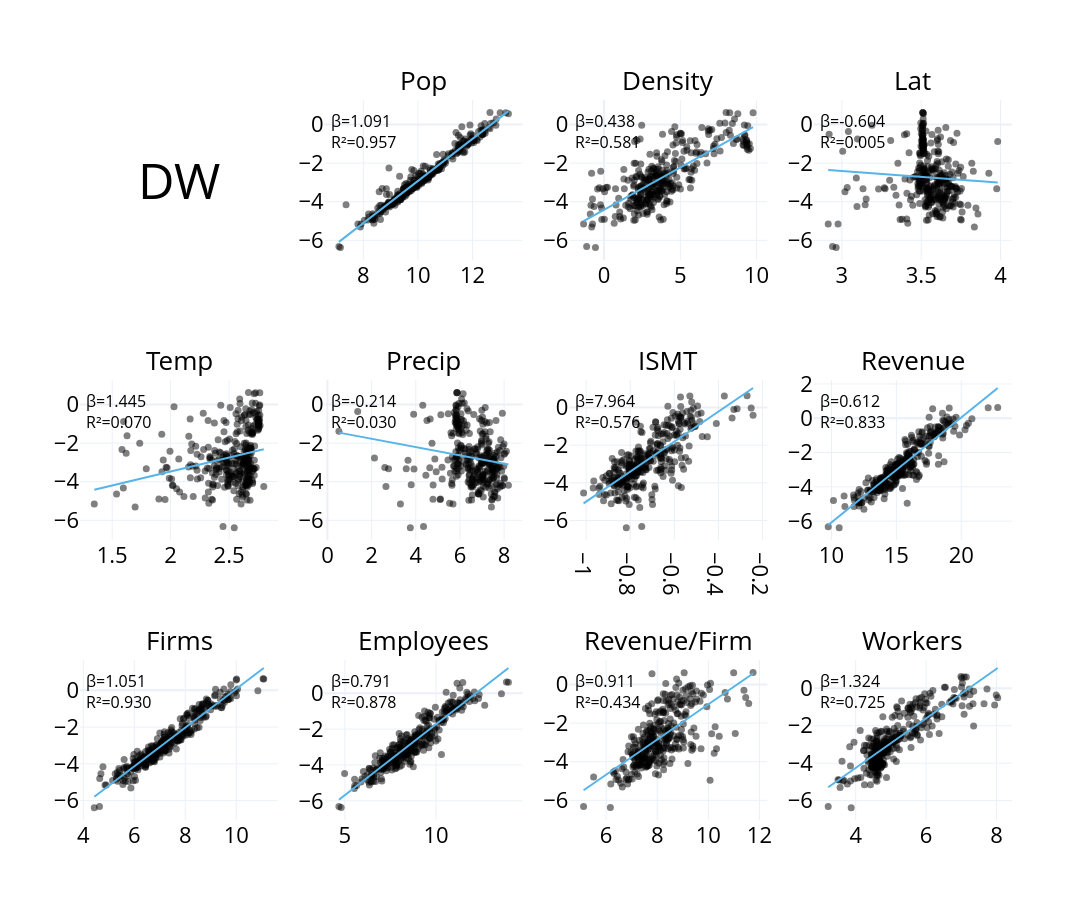
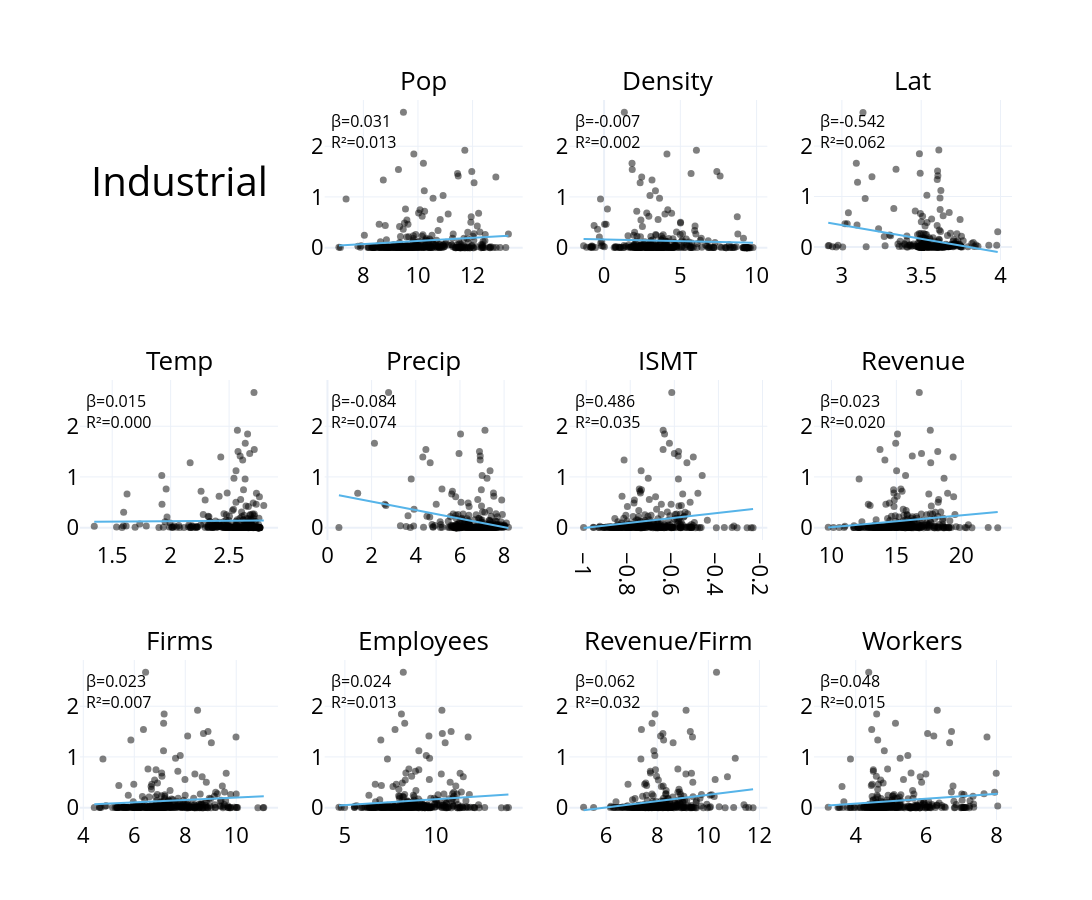
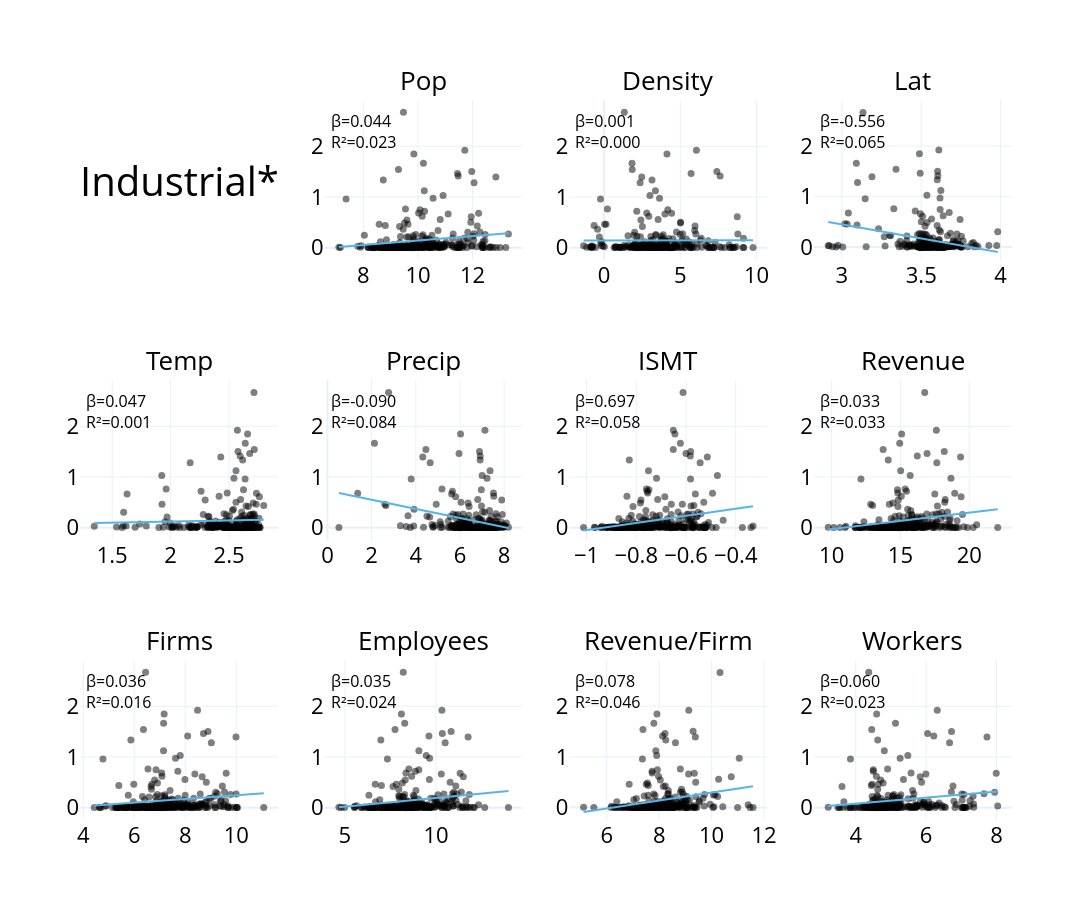
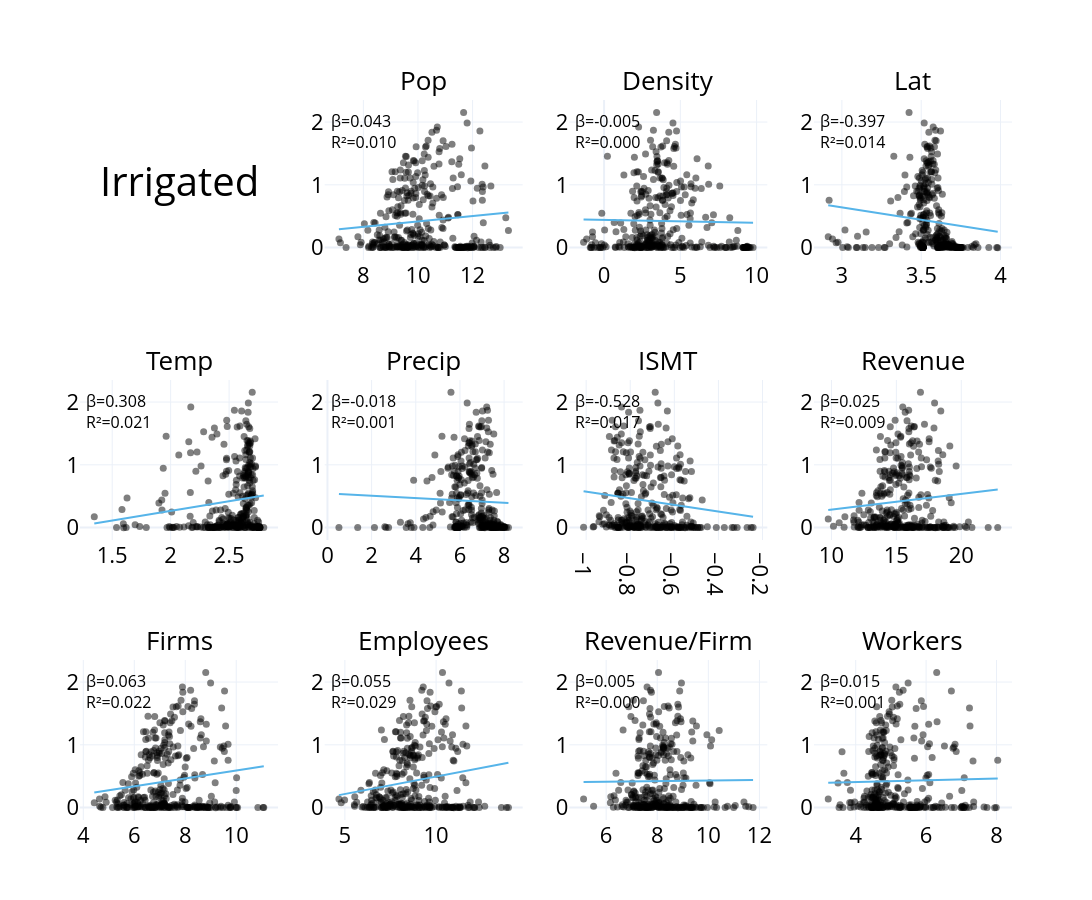

Notebook cell for these charts, in order:
### Code cell
# YA, AHORA SÍ SOLO LOS GRAFICOS LOG LOG EXPLORATORIOS PARA 2017 CON DATOS DE DF_MODEL2

# Variables en el orden solicitado
vars_x = [
    'Log_Pop', 'Log_Density', 'Log_Latitude',
    'Log_temp', 'Log_precip', 'Log_ismt', 'Log_Revenue',
    'Log_Firms', 'Log_Employees', 'Log_Rev_firm',
    'Log_Workers'
]

titles = ["", "Pop", "Density", "Lat",
          "Temp", "Precip", "ISMT", "Revenue",
          "Firms", "Employees", "Revenue/Firm",
          "Workers"]

# DW

# Crear figura 3x4
fig = make_subplots(
    rows=3,
    cols=4,
    subplot_titles=titles
)

# --- Celda (1,1): solo texto DW ---
fig.add_annotation(
    text="DW",
    xref="x1", yref="y1",
    x=0.5, y=0.5,
    showarrow=False,
    font=dict(size=50)
)
# Desactivar ejes de (1,1)
fig.update_xaxes(visible=False, row=1, col=1)
fig.update_yaxes(visible=False, row=1, col=1)

# --- Agregar los 11 subplots con scatter + OLS ---
row, col = 1, 2  # Empezamos en 1,2 porque 1,1 ya está ocupada

for v in vars_x:

    # 1. generar scatter + OLS temporal con px
    fig_temp = px.scatter(
        df_model2,
        x=v,
        y="Log_DW",
        trendline="ols",
        hover_data=["nom_com"]
    )

    # -------- puntos --------
    fig.add_trace(
        go.Scatter(
            x=fig_temp.data[0].x,
            y=fig_temp.data[0].y,
            mode='markers',
            marker=dict(color='black', size=7, opacity=0.5),
            hoverinfo='text',
            hovertext=df_model2['nom_com']
        ),
        row=row, col=col
    )

    # -------- línea OLS (data[1]) --------
    fig.add_trace(
        go.Scatter(
            x=fig_temp.data[1].x,
            y=fig_temp.data[1].y,
            mode='lines',
            line=dict(color='#56B4E9',width=2),
            showlegend=False
        ),
        row=row, col=col
    )
    # Obtener OLS
    results = px.get_trendline_results(fig_temp).iloc[0]["px_fit_results"]
    slope = results.params[1]
    r2 = results.rsquared

    # Calcular número real del eje
    axis_index = (row - 1) * 4 + col   # 1..12

    # Agregar anotación dentro del subplot correcto
    fig.add_annotation(
        x=0.02, y=0.95,
        xref=f"x{axis_index} domain",
        yref=f"y{axis_index} domain",
        text=f"β={slope:.3f}<br>R²={r2:.3f}",
        showarrow=False,
        font=dict(size=16),
        align="left"
    )

    # mover puntero del grid
    col += 1
    if col == 5:
        col = 1
        row += 1

# Layout general
fig.update_layout(
    height=900,
    width=1600,
    template="plotly_white",
    font=dict(size=22, color='black'),
    showlegend=False
)

# Cambiar tamaño del font SOLO de los subtítulos de los subplots
for ann in fig.layout.annotations:
    if ann.text in titles:     # titles es tu lista original con los nombres
        ann.font.size = 26     # ajusta el tamaño que quieras


fig.show()

# Industrial

# Crear figura 3x4
fig2 = make_subplots(
    rows=3,
    cols=4,
    subplot_titles=titles
)

# --- Celda (1,1): solo texto  ---
fig2.add_annotation(
    text="Industrial",
    xref="x1", yref="y1",
    x=0.5, y=0.5,
    showarrow=False,
    font=dict(size=40)
)
# Desactivar ejes de (1,1)
fig2.update_xaxes(visible=False, row=1, col=1)
fig2.update_yaxes(visible=False, row=1, col=1)

# --- Agregar los 11 subplots con scatter + OLS ---
row, col = 1, 2  # Empezamos en 1,2 porque 1,1 ya está ocupada

for v in vars_x:

    # 1. generar scatter + OLS temporal con px
    fig_temp = px.scatter(
        df_model2,
        x=v,
        y="Log_Industrial",
        trendline="ols",
        hover_data=["nom_com"]
    )

    # -------- puntos --------
    fig2.add_trace(
        go.Scatter(
            x=fig_temp.data[0].x,
            y=fig_temp.data[0].y,
            mode='markers',
            marker=dict(color='black', size=7, opacity=0.5),
            hoverinfo='text',
            hovertext=df_model2['nom_com']
        ),
        row=row, col=col
    )

    # -------- línea OLS (data[1]) --------
    fig2.add_trace(
        go.Scatter(
            x=fig_temp.data[1].x,
            y=fig_temp.data[1].y,
            mode='lines',
            line=dict(color='#56B4E9',width=2),
            showlegend=False
        ),
        row=row, col=col
    )

    # Obtener OLS
    results = px.get_trendline_results(fig_temp).iloc[0]["px_fit_results"]
    slope = results.params[1]
    r2 = results.rsquared

    # Calcular número real del eje
    axis_index = (row - 1) * 4 + col   # 1..12

    # Agregar anotación dentro del subplot correcto
    fig2.add_annotation(
        x=0.02, y=0.95,
        xref=f"x{axis_index} domain",
        yref=f"y{axis_index} domain",
        text=f"β={slope:.3f}<br>R²={r2:.3f}",
        showarrow=False,
        font=dict(size=16),
        align="left"
    )

    # mover puntero del grid
    col += 1
    if col == 5:
        col = 1
        row += 1

# Layout general
fig2.update_layout(
    height=900,
    width=1600,
    template="plotly_white",
    font=dict(size=22, color='black'),
    showlegend=False
)

# Cambiar tamaño del font SOLO de los subtítulos de los subplots
for ann in fig2.layout.annotations:
    if ann.text in titles:     # titles es tu lista original con los nombres
        ann.font.size = 26     # ajusta el tamaño que quieras


fig2.show()


# Industrial sin ceros

# Crear figura 3x4
fig22 = make_subplots(
    rows=3,
    cols=4,
    subplot_titles=titles
)

# --- Celda (1,1): solo texto  ---
fig22.add_annotation(
    text="Industrial*",
    xref="x1", yref="y1",
    x=0.5, y=0.5,
    showarrow=False,
    font=dict(size=40)
)
# Desactivar ejes de (1,1)
fig22.update_xaxes(visible=False, row=1, col=1)
fig22.update_yaxes(visible=False, row=1, col=1)

# --- Agregar los 11 subplots con scatter + OLS ---
row, col = 1, 2  # Empezamos en 1,2 porque 1,1 ya está ocupada

for v in vars_x:

    # 1. generar scatter + OLS temporal con px
    fig_temp = px.scatter(
        df_model2_0, # usar df_model2 sin comunas con Industrial = 0
        x=v,
        y="Log_Industrial",
        trendline="ols",
        hover_data=["nom_com"]
    )

    # -------- puntos --------
    fig22.add_trace(
        go.Scatter(
            x=fig_temp.data[0].x,
            y=fig_temp.data[0].y,
            mode='markers',
            marker=dict(color='black', size=7, opacity=0.5),
            hoverinfo='text',
            hovertext=df_model2['nom_com']
        ),
        row=row, col=col
    )

    # -------- línea OLS (data[1]) --------
    fig22.add_trace(
        go.Scatter(
            x=fig_temp.data[1].x,
            y=fig_temp.data[1].y,
            mode='lines',
            line=dict(color='#56B4E9',width=2),
            showlegend=False
        ),
        row=row, col=col
    )

    # Obtener OLS
    results = px.get_trendline_results(fig_temp).iloc[0]["px_fit_results"]
    slope = results.params[1]
    r2 = results.rsquared

    # Calcular número real del eje
    axis_index = (row - 1) * 4 + col   # 1..12

    # Agregar anotación dentro del subplot correcto
    fig22.add_annotation(
        x=0.02, y=0.95,
        xref=f"x{axis_index} domain",
        yref=f"y{axis_index} domain",
        text=f"β={slope:.3f}<br>R²={r2:.3f}",
        showarrow=False,
        font=dict(size=16),
        align="left"
    )

    # mover puntero del grid
    col += 1
    if col == 5:
        col = 1
        row += 1

# Layout general
fig22.update_layout(
    height=900,
    width=1600,
    template="plotly_white",
    font=dict(size=22, color='black'),
    showlegend=False
)

# Cambiar tamaño del font SOLO de los subtítulos de los subplots
for ann in fig22.layout.annotations:
    if ann.text in titles:     # titles es tu lista original con los nombres
        ann.font.size = 26     # ajusta el tamaño que quieras



fig22.show()


# Irrigated

# Crear figura 3x4
fig3 = make_subplots(
    rows=3,
    cols=4,
    subplot_titles=titles
)

# --- Celda (1,1): solo texto  ---
fig3.add_annotation(
    text="Irrigated",
    xref="x1", yref="y1",
    x=0.5, y=0.5,
    showarrow=False,
    font=dict(size=40)
)
# Desactivar ejes de (1,1)
fig3.update_xaxes(visible=False, row=1, col=1)
fig3.update_yaxes(visible=False, row=1, col=1)

# --- Agregar los 11 subplots con scatter + OLS ---
row, col = 1, 2  # Empezamos en 1,2 porque 1,1 ya está ocupada

for v in vars_x:

    # 1. generar scatter + OLS temporal con px
    fig_temp = px.scatter(
        df_model2,      # lo tuve que hacer con df_model1log_2017 porque df_model2 no tiene irrigated
        x=v,
        y="Log_Irrigated",
        trendline="ols",
        hover_data=["nom_com"]
    )

    # -------- puntos --------
    fig3.add_trace(
        go.Scatter(
            x=fig_temp.data[0].x,
            y=fig_temp.data[0].y,
            mode='markers',
            marker=dict(color='black', size=7, opacity=0.5),
            hoverinfo='text',
            hovertext=df_model2['nom_com']
        ),
        row=row, col=col
    )

    # -------- línea OLS (data[1]) --------
    fig3.add_trace(
        go.Scatter(
            x=fig_temp.data[1].x,
            y=fig_temp.data[1].y,
            mode='lines',
            line=dict(color='#56B4E9',width=2),
            showlegend=False
        ),
        row=row, col=col
    )
    # Obtener OLS
    results = px.get_trendline_results(fig_temp).iloc[0]["px_fit_results"]
    slope = results.params[1]
    r2 = results.rsquared

    # Calcular número real del eje
    axis_index = (row - 1) * 4 + col   # 1..12

    # Agregar anotación dentro del subplot correcto
    fig3.add_annotation(
        x=0.02, y=0.95,
        xref=f"x{axis_index} domain",
        yref=f"y{axis_index} domain",
        text=f"β={slope:.3f}<br>R²={r2:.3f}",
        showarrow=False,
        font=dict(size=16),
        align="left"
    )

    # mover puntero del grid
    col += 1
    if col == 5:
        col = 1
        row += 1

# Layout general
fig3.update_layout(
    height=900,
    width=1600,
    template="plotly_white",
    font=dict(size=22, color='black'),
    showlegend=False
)

# Cambiar tamaño del font SOLO de los subtítulos de los subplots
for ann in fig3.layout.annotations:
    if ann.text in titles:     # titles es tu lista original con los nombres
        ann.font.size = 26     # ajusta el tamaño que quieras



fig3.show()
